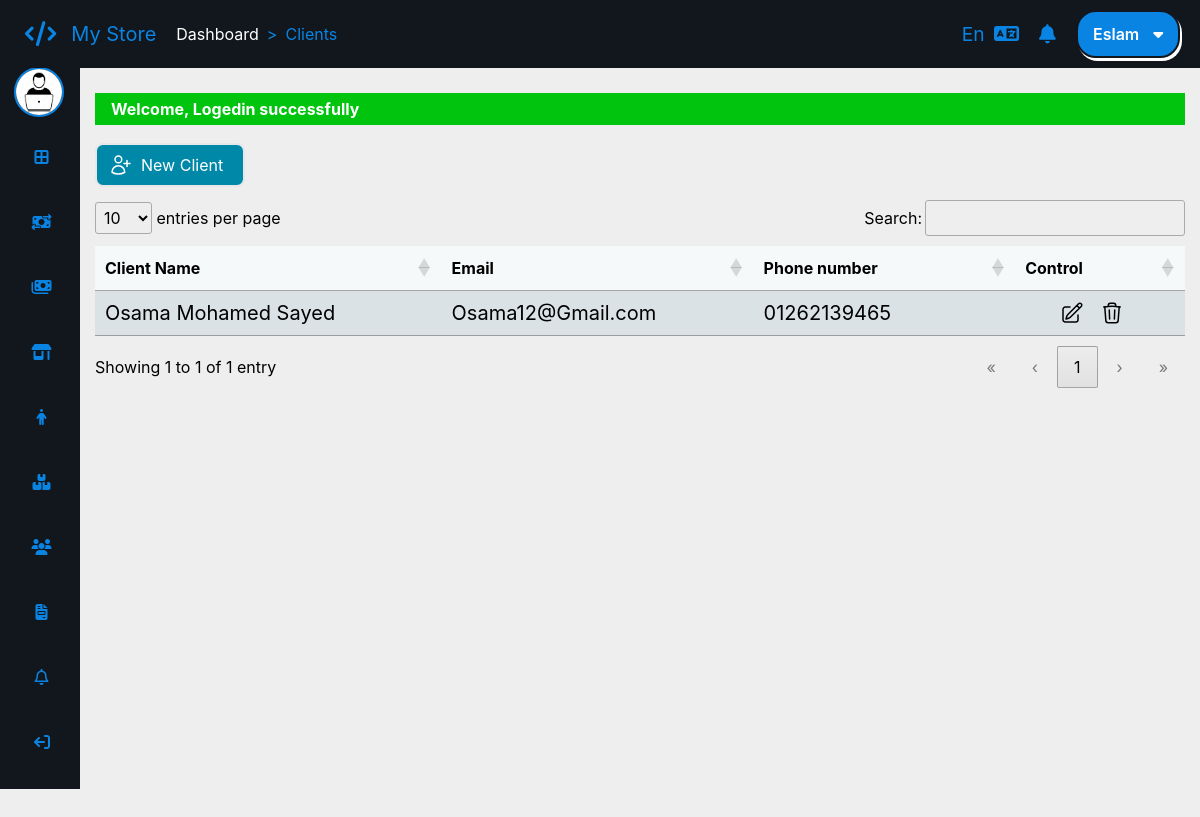
The app's page /clients/default (signed in) with its own data.
### tables this page shows
CREATE TABLE `app_clients` (
  `ClientId` int(10) UNSIGNED NOT NULL,
  `Name` varchar(40) NOT NULL,
  `NameAr` varchar(40) NOT NULL,
  `PhoneNumber` varchar(15) NOT NULL,
  `Email` varchar(40) NOT NULL,
  `Address` varchar(50) NOT NULL,
  `AddressAr` varchar(50) NOT NULL
);

### app/controllers/abstractcontroller.php (called while the page is built, shortened)
<?php
class AbstractController
{
    protected $_controller;
    protected $_action;
    protected $_data = [];
    protected $_template;
    protected $_registry;
    public function setRegistry($registry)
    {
        $this->_registry = $registry;
    }
    public function setController($controller)
    {
        $this->_controller = $controller;
    }
    public function setAction($action)
    {
        $this->_action = $action;
    }
    public function setTemplate($template)
    {
        $this->_template = $template;
    }
    protected function _view()
    {
        $view = VIEWS_PATH . $this->_controller . DS . $this->_action . '.view.php';
        $this->language->getDictionary();
        $this->_data = array_merge($this->_data, $this->language->getDictionary());
        $this->_template->setRegistry($this->_registry);
        $this->_template->setActionViewFile($view);
        $this->_template->setAppData($this->_data);
        $this->_template->renderApp();
    }
}

### app/controllers/clientscontroller.php (called while the page is built, shortened)
<?php
class ClientsController extends AbstractController
{
    public function defaultAction()
    {
        $this->_data['clients'] = ClientsModel::getAll();
        $this->_view();
    }
}

### app/lib/frontcontroller.php (called while the page is built, shortened)
<?php
class FrontController
{
    private $_controller = 'index';
    private $_action = 'default';
    private $_params = array();
    private $_template;
    private $_registry;
    public function __construct(Template $template, Registry $registry, Authentication $auth)
    {
        $this->_template = $template;
        $this->_registry = $registry;
    }
    private function _parseUrl()
    {
        $url = explode("/", trim(parse_url($_SERVER['REQUEST_URI'], PHP_URL_PATH), '/'), 3);
        if (isset($url[0]) && $url[0] != '') {
            $this->_controller = $url[0];
        }
        if (isset($url[1]) && $url[1] != '') {
            $this->_action = $url[1];
        }
    }
    public function dispatch()
    {
        $actionName = $this->_action . 'Action';
        $controller = new $controllerClassName();
        $controller->setController($this->_controller);
        $controller->setAction($this->_action);
        $controller->setParams($this->_params);
        $controller->setTemplate($this->_template);
        $controller->setRegistry($this->_registry);
        $controller->$actionName();
    }
}

### public/index.php (called while the page is built, shortened)
<?php
require_once ".." . DIRECTORY_SEPARATOR . "app" . DIRECTORY_SEPARATOR . "lib" . DIRECTORY_SEPARATOR . "database" . DIRECTORY_SEPARATOR . "pdodatabase.php";
$session = new SessionManager();
$session->start();
$template_parts = require_once '..' . DS . 'app' . DS . 'config' . DS . 'templateconfig.php';
$template = new Template($template_parts);
$language = new Language();
$messgenger = Messenger::getInstance($session);
$authentication = Authentication::getInstance($session);
$notification = Notification::getInstance();
$registry = Registry::getInstance();
$registry->session = $session;
$registry->language = $language;
$registry->messenger = $messgenger;
$registry->notification = $notification;
$front = new FrontController($template, $registry, $authentication);
$front->dispatch();

### app/lib/sessionmanager.php (called while the page is built, shortened)
<?php
class SessionManager extends \SessionHandler
{
    public function __get($name)
    {
        return  false !== $_SESSION[$name] ? $_SESSION[$name] : false;
    }
}

### app/models/clientsmodel.php (called while the page is built, shortened)
<?php
class ClientsModel extends AbstractModel
{
    public function __get($prop)
    {
        return $this->$prop;
    }
}

### app/lib/database/databasehandler.php (called while the page is built, shortened)
<?php
abstract class DatabaseHandler
{
    public static function factory()
    {
        $driver = DATABASE_CONN_DRIVER;
        if ($driver === self::DATABASE_DRIVER_PDO) {
            return PDOabsHandler::getInstance();
        } elseif ($driver === self::DATABASE_DRIVER_MYSQLI) {
            return MYSQLIabsHandler::getInstance();
        }
    }
}

### app/lib/database/pdodatabase.php (called while the page is built, shortened)
<?php
class PDOabsHandler extends DatabaseHandler
{
    private static $_instance;
    private static $_handler;
    public function __call($name, $arguments)
    {
        return call_user_func_array([&self::$_handler, $name], $arguments);
    }
    protected static function ini()
    {
        try {
            self::$_handler = new \PDO('mysql://hostname=' . DATABASE_HOST_NAME . ";dbname=" . DATABASE_DB_NAME, DATABASE_USER_NAME, DATABASE_PASSWORD, [
                \PDO::MYSQL_ATTR_INIT_COMMAND => "SET NAMES UTF8",
                \PDO::ATTR_ERRMODE => \PDO::ERRMODE_EXCEPTION
            ]);
        } catch (\PDOException $exception) {
            echo $exception->getMessage();
        }
    }
    public static function getInstance()
    {
        if(self::$_instance === null) {
            self::$_instance = new self();
        }
        return self::$_instance;
    }
}

### app/models/abstractmodel.php (called while the page is built, shortened)
<?php
class AbstractModel
{
    protected static $tableName;
    protected static $tableSchema;
    public static function getAll()
    {
        $sql = "SELECT * FROM " . static::$tableName;
        $stmt = DatabaseHandler::factory()->prepare($sql);
        if ($stmt->execute() === true) {
            $result = $stmt->fetchAll(\PDO::FETCH_CLASS | \PDO::FETCH_PROPS_LATE, get_called_class(), array_keys(static::$tableSchema));
        }
        return is_array($result) && !empty($result) ? $result : false;
    }
}

### app/views/clients/default.view.php (the view, shortened to what this page needs)
<div class="<?= $this->session->lang == "en" ? "font-inter" : "font-zain text-xl" ?>">
    <a href="/clients/create" class="py-2 px-3 rounded-lg bg-[#0088a9] text-[#FFF] my-2 inline-block  hover:bg-[#FFF] hover:text-[#0088a9] border-2 hover:border-[#0088a9]">
        <div class="flex justify-center">
            <div class="mx-2">
                <?= $text_new_client ?>
            </div>
        </div>
    </a>
    <table class="<?= $this->session->lang == 'ar' ? $this->session->lang : null ?>" id="data">
        <thead>
            <tr>
                <th><?= $text_table_client_name ?></th>
                <th><?= $text_table_client_email ?></th>
                <th style="text-align: inherit;"><?= $text_table_client_phone_number ?></th>
                <th><?= $text_table_control ?></th>
            </tr>
        </thead>
        <tbody>
            <?php
            if (false !== $clients) {
                foreach ($clients as $client) {
            ?>
                    <tr>
                        <td class="text-xl"><?= $this->session->lang == 'en' ? $client->Name : $client->NameAr ?></td>
                        <td class="text-xl"><?= $client->Email ?></td>
                        <td class="text-xl" style="text-align: inherit;"><?= $client->PhoneNumber ?></td>
                        <td>
                            <div class="flex items-center justify-center ">
                                <div class="transition-all duration-100 ease-linear hover:text-[#0088a9] cursor-pointer">
                                    <a class="edit" href="/clients/edit/<?= $client->ClientId ?>">
                                    </a>
                                </div>
                                <div class="transition-all duration-100 ease-linear hover:text-[#a90017] cursor-pointer mx-4">
                                    <a class="delete" href="/clients/delete/<?= $client->ClientId ?>" onclick="if(!confirm('<?= $text_table_client_confirm_delete ?>')) return false;">
                                    </a>
                                </div>
                            </div>
                        </td>
                    </tr>
            <?php
                }
            }
            ?>
        </tbody>
    </table>
</div>

### app/lib/template/template.php (shortened to what this page needs)
<?php
class Template
{
    private $_templateParts;
    private $_action_view;
    private $_registry;
    public function __construct(array $parts)
    {
        $this->_templateParts = $parts;
    }
    public function setActionViewFile($actionViewPath)
    {
        $this->_action_view = $actionViewPath;
    }
    public function setRegistry($registry)
    {
        $this->_registry = $registry;
    }
    public function __get($key)
    {
        return $this->_registry->$key;
    }
    private function renderTemplateHeaderStart()
    {
        require_once TEMPLATE_PATH . 'templateheaderstart.php';
    }
    private function renderTemplateHeaderEnd()
    {
        require_once TEMPLATE_PATH . 'templateheaderend.php';
    }
    private function renderTemplateContentStart()
    {
        require_once TEMPLATE_PATH . 'templatecontentstart.php';
    }
    private function renderTemplateFooter()
    {
        require_once TEMPLATE_PATH . 'templatefooter.php';
    }
    private function renderWrapperStart()
    {
        require_once TEMPLATE_PATH . 'wrapperstart.php';
    }
    private function renderWrapperEnd()
    {
        require_once TEMPLATE_PATH . 'wrapperend.php';
    }
    private function renderTemplateBlocks()
    {
        if (!array_key_exists('template', $this->_templateParts)) {
            trigger_error("Sorry you have define the template blocks", E_USER_WARNING);
        } else {
            $parts = $this->_templateParts['template'];
            if (!empty($parts)) {
                foreach ($parts as $partKey => $file) {
                    if ($partKey === ':view') {
                        require_once $this->_action_view;
                    } else {
                        require_once $file;
                    }
                }
            }
        }
    }
    private function renderHeaderResources()
    {
        $output = '';
        if (!array_key_exists('header_resources', $this->_templateParts)) {
            trigger_error("Sorry you have define the template header resources", E_USER_WARNING);
        } else {
            $headerResources = $this->_templateParts['header_resources'];
            if (!empty($headerResources)) {
                $css = $headerResources['css'];
                if (!empty($css)) {
                    foreach ($css as $cssKry => $path) {
                        $output .= '<link rel="stylesheet" href="' . $path . '" />';
                    }
                }
                $js = $headerResources['js'];
                if (!empty($js)) {
                    foreach ($js as $jsKey => $path) {
                        $output .= '<script src="' . $path . '"></script>';
                    }
                }
            }
        }
        echo $output;
    }
    public function renderApp()
    {
        $this->renderHeaderResources();
        $this->renderTemplateBlocks();
    }
}

### public/css/styles.css (style rules this page uses)
:root { --main-background: #12171e; --main-text-color: #0984e3; }
* { margin: 0; padding: 0; box-sizing: border-box; font-family: "Inter"; }

### public/css/datatables.css (style rules this page uses)
:root { --dt-row-selected: 13, 110, 253; --dt-row-selected-text: 255, 255, 255; --dt-row-selected-link: 9, 10, 11; --dt-row-stripe: 0, 0, 0; --dt-row-hover: 0, 0, 0; --dt-column-ordering: 0, 0, 0; --dt-html-background: white; }
table.dataTable thead > tr > th.dt-orderable-asc, table.dataTable thead > tr > th.dt-orderable-desc, table.dataTable thead > tr > th.dt-ordering-asc, table.dataTable thead > tr > th.dt-ordering-desc, table.dataTable thead > tr > td.dt-orderable-asc, table.dataTable thead > tr > td.dt-orderable-desc, table.dataTable thead > tr > td.dt-ordering-asc, table.dataTable thead > tr > td.dt-ordering-desc { position: relative; padding-right: 30px; }
table.dataTable thead > tr > th.dt-orderable-asc, table.dataTable thead > tr > th.dt-orderable-desc, table.dataTable thead > tr > td.dt-orderable-asc, table.dataTable thead > tr > td.dt-orderable-desc { cursor: pointer; }
table.dataTable th, table.dataTable td { box-sizing: border-box; }
table.dataTable th.dt-type-numeric, table.dataTable th.dt-type-date, table.dataTable td.dt-type-numeric, table.dataTable td.dt-type-date { text-align: right; }
table.dataTable thead th, table.dataTable thead td, table.dataTable tfoot th, table.dataTable tfoot td { text-align: left; }
table.dataTable { width: 100%; margin: 0 auto; border-spacing: 0; }
table.dataTable thead th, table.dataTable tfoot th { font-weight: bold; }
table.dataTable > thead > tr > th, table.dataTable > thead > tr > td { padding: 10px; border-bottom: 1px solid rgba(0, 0, 0, 0.3); }
table.dataTable > tbody > tr { background-color: transparent; }
table.dataTable > tbody > tr:first-child > * { border-top: none; }
table.dataTable > tbody > tr:last-child > * { border-bottom: none; }
table.dataTable > tbody > tr > th, table.dataTable > tbody > tr > td { padding: 8px 10px; }
div.dt-container.dt-empty-footer tbody > tr:last-child > * { border-bottom: 1px solid rgba(0, 0, 0, 0.3); }

### public/css/input.css (style rules this page uses)
body { @apply bg-[#eee]; }
thead tr { background-color: #f5f9fa; }
tbody tr:nth-child(odd) { background-color: #dae2e6 !important; }
.dataTable { @apply !w-full transition-all duration-500 ease-in-out; }

### records on screen
app_clients: Name "Osama Mohamed Sayed", Email "Osama12@Gmail.com", PhoneNumber "01262139465"

### other values on screen
$message[0] "Welcome, Logedin successfully"
